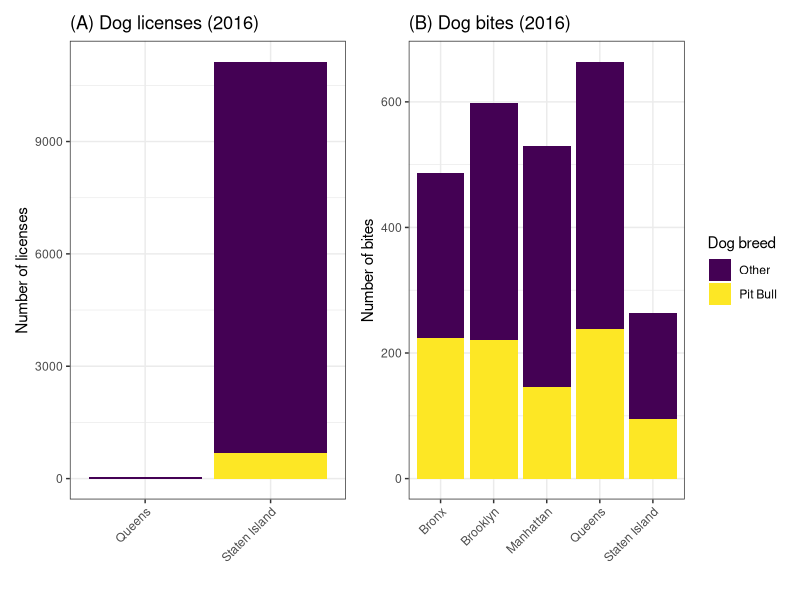

Write the R code that produced this figure.
## ---- chunk 1
knitr::opts_chunk$set(echo = FALSE)

library(tidyverse)
library(patchwork)

theme_set(theme_bw()) # set theme

# import dog bite data
dog_bite = read_csv('./data/dog_bite_12.4.csv',
                    col_types = cols(unique_id = col_integer(),
                                     date_of_bite = col_date(format = ""),
                                     species = col_character(),
                                     breed = col_character(),
                                     age = col_integer(),
                                     gender = col_character(),
                                     spay_neuter = col_logical(),
                                     borough = col_character(),
                                     zip_code = col_integer(),
                                     pit_bull = col_logical(),
                                     zip_match = col_logical(),
                                     zip_code_imputed = col_integer()))

# dog bite data from only 2016 to match dog licensing data
dg_2016 = dog_bite %>%
  filter(date_of_bite > '2016-01-01' & date_of_bite < '2016-12-31')

# import license data
license = read_csv('./data/cleaned_license_data.csv', 
                   col_types = cols(row_number = col_integer(),
                                    breed_name = col_character(),
                                    zip_code = col_integer(),
                                    borough = col_character(),
                                    cleaned_borough = col_character(),
                                    final_borough = col_character(),
                                    issued_year = col_integer(),
                                    expired_year = col_integer(),
                                    pit_bull = col_logical()))

## ---- chunk 2
# number of dog bites (pitbull vs. other) by boro
bite_counts = dg_2016 %>%
  group_by(borough, pit_bull) %>% # group by borough and whether the dog was a pit bull or not
  count %>% # get total counts
  ungroup %>%
  spread(key = pit_bull, value = n)  %>%
  `colnames<-`(c('boro', 'not_pitbull_bites', 'pitbull_bites')) %>%
  mutate(total_bites = `not_pitbull_bites` + `pitbull_bites`)

# number of registered dogs (pitbull vs. other) by boro
license_counts = license %>%
  group_by(final_borough, pit_bull) %>%
  count %>%
  spread(key = pit_bull, value = n) %>%
  dplyr::select(1:3) %>%
  `colnames<-`(c('boro', 'not_pitbull_lic', 'pitbull_lic')) %>%
  mutate(total_lic = `not_pitbull_lic` + `pitbull_lic`)


master = dplyr::inner_join(bite_counts, license_counts, by = 'boro') %>%
  filter(boro != 'Other')

## ---- chunk 3
# print table of dog bites / licenses by borough
master %>%
  mutate('Percent' = round((total_bites / total_lic) * 100, 2)) %>%
  dplyr::select(boro, total_lic, total_bites, Percent) %>%
  arrange(-total_lic) %>%
  `colnames<-`(c('Borough', 'No. Licenses', 'No. bites', 'Percent')) %>%
  knitr::kable()
## ---- chunk 4
# number of licenses in each borough in 2016 by breed type
lic_bar = license %>%
  filter(final_borough != 'Other') %>% # remove unknown borough
  ggplot(aes(x = final_borough, fill = pit_bull)) +
  geom_bar() +  # bar plot
  viridis::scale_fill_viridis( # color scheme
    name = 'Dog breed',
    labels = c('Other', 'Pit Bull'),
    discrete = T
  ) + 
  theme(legend.position = 'bottom') + 
  labs(title = '(A) Dog licenses (2016)',
       x = '',
       y = 'Number of licenses')

# number of dog bites in each borough by breed type
bite_bar_2016 = dg_2016 %>%
  filter(borough != 'Other') %>%
  ggplot(aes(x = borough, fill = pit_bull)) +
  geom_bar() + 
  viridis::scale_fill_viridis(
    name = 'Dog breed',
    labels = c('Other', 'Pit Bull'),
    discrete = T
  ) + 
  labs(title = '(B) Dog bites (2016)',
       x = '',
       y = 'Number of bites') +
  theme(legend.position = 'right')


# print figures
lic_bar + theme(legend.position = 'none',
                axis.text.x = element_text(angle = 45, hjust = 1)) + bite_bar_2016 + theme(axis.text.x = element_text(angle = 45, hjust = 1))
